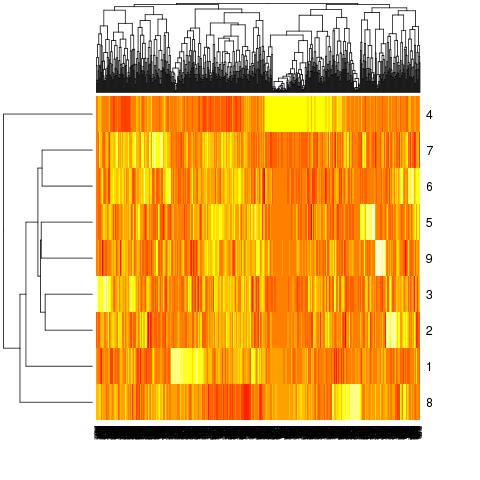

Recreate this plot in R.
d <-read.table("../data_out.csv", header=T, sep=",") #TODO: adapt file name
d_mean <- rowMeans(d[,8:16]) #TODO: adapt column indices to your table
d_maxfc <- apply(d[,8:16],1,function(x) max(max(x)-mean(x), abs(min(x)-mean(x)))) #TODO: adapt column indices to your table
d_filtered <- d[which(d_maxfc > 1.0),]
d_filtered_z <- apply(d_filtered[,8:16],1,scale) #TODO: adapt column indices to your table
jpeg('heatmap.jpg')
heatmap(d_filtered_z)
dev.off()
